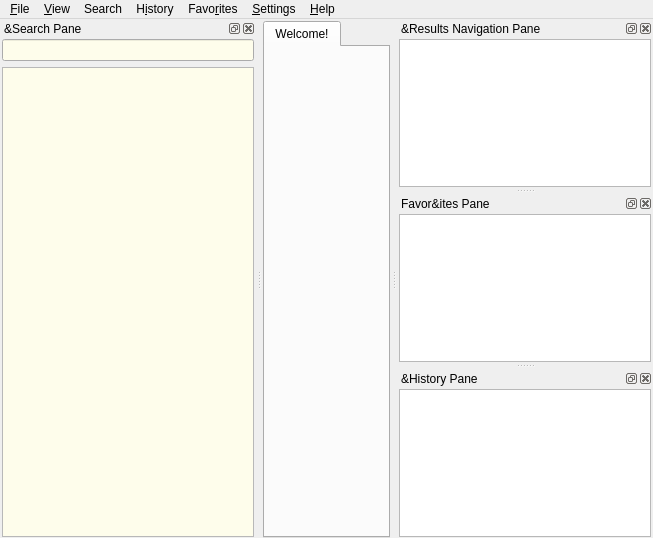
<?xml version="1.0" encoding="UTF-8"?>
<ui version="4.0">
 <class>MainWindow</class>
 <widget class="QMainWindow" name="MainWindow">
  <property name="geometry">
   <rect>
    <x>0</x>
    <y>0</y>
    <width>653</width>
    <height>538</height>
   </rect>
  </property>
  <property name="windowTitle">
   <string notr="true">Nomad Dictionary</string>
  </property>
  <widget class="QWidget" name="centralWidget">
   <layout class="QHBoxLayout" name="horizontalLayout_2">
    <property name="leftMargin">
     <number>1</number>
    </property>
    <property name="topMargin">
     <number>2</number>
    </property>
    <property name="rightMargin">
     <number>1</number>
    </property>
    <property name="bottomMargin">
     <number>0</number>
    </property>
    <item>
     <widget class="MainTabWidget" name="tabWidget">
      <property name="currentIndex">
       <number>0</number>
      </property>
      <property name="iconSize">
       <size>
        <width>16</width>
        <height>16</height>
       </size>
      </property>
      <property name="elideMode">
       <enum>Qt::ElideRight</enum>
      </property>
      <widget class="QWidget" name="tab">
       <attribute name="title">
        <string>Welcome!</string>
       </attribute>
       <layout class="QHBoxLayout" name="horizontalLayout_4">
        <property name="leftMargin">
         <number>0</number>
        </property>
        <property name="topMargin">
         <number>0</number>
        </property>
        <property name="rightMargin">
         <number>0</number>
        </property>
        <property name="bottomMargin">
         <number>0</number>
        </property>
       </layout>
      </widget>
     </widget>
    </item>
   </layout>
  </widget>
  <widget class="QMenuBar" name="menubar">
   <property name="geometry">
    <rect>
     <x>0</x>
     <y>0</y>
     <width>653</width>
     <height>18</height>
    </rect>
   </property>
   <widget class="QMenu" name="menuFile">
    <property name="title">
     <string>&amp;File</string>
    </property>
    <addaction name="newTab"/>
    <addaction name="separator"/>
    <addaction name="pageSetup"/>
    <addaction name="printPreview"/>
    <addaction name="print"/>
    <addaction name="separator"/>
    <addaction name="saveArticle"/>
    <addaction name="separator"/>
    <addaction name="rescanFiles"/>
    <addaction name="separator"/>
    <addaction name="actionCloseToTray"/>
    <addaction name="quit"/>
   </widget>
   <widget class="QMenu" name="menu_Edit">
    <property name="title">
     <string>&amp;Settings</string>
    </property>
    <addaction name="dictionaries"/>
    <addaction name="preferences"/>
   </widget>
   <widget class="QMenu" name="menu_Help">
    <property name="title">
     <string>&amp;Help</string>
    </property>
    <addaction name="visitHomepage"/>
    <addaction name="separator"/>
    <addaction name="about"/>
   </widget>
   <widget class="QMenu" name="menuView">
    <property name="title">
     <string>&amp;View</string>
    </property>
    <widget class="QMenu" name="menuZoom">
     <property name="title">
      <string>&amp;Zoom</string>
     </property>
    </widget>
    <addaction name="menuZoom"/>
   </widget>
   <widget class="QMenu" name="menuHistory">
    <property name="title">
     <string>H&amp;istory</string>
    </property>
    <addaction name="showHideHistory"/>
    <addaction name="exportHistory"/>
    <addaction name="importHistory"/>
    <addaction name="separator"/>
    <addaction name="clearHistory"/>
   </widget>
   <widget class="QMenu" name="menuSearch">
    <property name="title">
     <string>Search</string>
    </property>
    <addaction name="searchInPageAction"/>
    <addaction name="fullTextSearchAction"/>
   </widget>
   <widget class="QMenu" name="menuFavorites">
    <property name="title">
     <string>Favo&amp;rites</string>
    </property>
    <addaction name="showHideFavorites"/>
    <addaction name="exportFavorites"/>
    <addaction name="ExportFavoritesToList"/>
    <addaction name="importFavorites"/>
    <addaction name="separator"/>
    <addaction name="actionAddToFavorites"/>
   </widget>
   <addaction name="menuFile"/>
   <addaction name="menuView"/>
   <addaction name="menuSearch"/>
   <addaction name="menuHistory"/>
   <addaction name="menuFavorites"/>
    <addaction name="menu_Edit"/>
   <addaction name="menu_Help"/>
  </widget>
  <widget class="QDockWidget" name="searchPane">
   <property name="windowTitle">
    <string>&amp;Search Pane</string>
   </property>
   <attribute name="dockWidgetArea">
    <number>1</number>
   </attribute>
   <widget class="SearchPaneWidget" name="searchPaneWidget">
    <property name="sizePolicy">
     <sizepolicy hsizetype="Preferred" vsizetype="Preferred">
      <horstretch>0</horstretch>
      <verstretch>0</verstretch>
     </sizepolicy>
    </property>
    <layout class="QVBoxLayout" name="verticalLayout">
     <property name="leftMargin">
      <number>2</number>
     </property>
     <property name="topMargin">
      <number>1</number>
     </property>
     <property name="rightMargin">
      <number>2</number>
     </property>
     <property name="bottomMargin">
      <number>1</number>
     </property>
     <item>
      <widget class="QLineEdit" name="translateLine">
       <property name="minimumSize">
        <size>
         <width>200</width>
         <height>0</height>
        </size>
       </property>
       <property name="baseSize">
        <size>
         <width>0</width>
         <height>0</height>
        </size>
       </property>
       <property name="palette">
        <palette>
         <active>
          <colorrole role="Base">
           <brush brushstyle="SolidPattern">
            <color alpha="255">
             <red>254</red>
             <green>253</green>
             <blue>235</blue>
            </color>
           </brush>
          </colorrole>
         </active>
         <inactive>
          <colorrole role="Base">
           <brush brushstyle="SolidPattern">
            <color alpha="255">
             <red>254</red>
             <green>253</green>
             <blue>235</blue>
            </color>
           </brush>
          </colorrole>
         </inactive>
         <disabled>
          <colorrole role="Base">
           <brush brushstyle="SolidPattern">
            <color alpha="255">
             <red>255</red>
             <green>255</green>
             <blue>255</blue>
            </color>
           </brush>
          </colorrole>
         </disabled>
        </palette>
       </property>
       <property name="frame">
        <bool>true</bool>
       </property>
      </widget>
     </item>
     <item>
      <widget class="WordList" name="wordList">
       <property name="palette">
        <palette>
         <active>
          <colorrole role="Base">
           <brush brushstyle="SolidPattern">
            <color alpha="255">
             <red>254</red>
             <green>253</green>
             <blue>235</blue>
            </color>
           </brush>
          </colorrole>
         </active>
         <inactive>
          <colorrole role="Base">
           <brush brushstyle="SolidPattern">
            <color alpha="255">
             <red>254</red>
             <green>253</green>
             <blue>235</blue>
            </color>
           </brush>
          </colorrole>
         </inactive>
         <disabled>
          <colorrole role="Base">
           <brush brushstyle="SolidPattern">
            <color alpha="255">
             <red>255</red>
             <green>255</green>
             <blue>255</blue>
            </color>
           </brush>
          </colorrole>
         </disabled>
        </palette>
       </property>
      </widget>
     </item>
    </layout>
   </widget>
  </widget>
  <widget class="QDockWidget" name="dictsPane">
   <property name="windowTitle">
    <string>&amp;Results Navigation Pane</string>
   </property>
   <attribute name="dockWidgetArea">
    <number>2</number>
   </attribute>
   <widget class="DictsPaneWidget" name="dictsPaneWidget">
    <layout class="QVBoxLayout" name="verticalLayout_2">
     <property name="leftMargin">
      <number>2</number>
     </property>
     <property name="topMargin">
      <number>1</number>
     </property>
     <property name="rightMargin">
      <number>2</number>
     </property>
     <property name="bottomMargin">
      <number>1</number>
     </property>
     <item>
      <widget class="QListWidget" name="dictsList"/>
     </item>
    </layout>
   </widget>
  </widget>
  <widget class="QDockWidget" name="favoritesPane">
   <property name="windowTitle">
    <string>Favor&amp;ites Pane</string>
   </property>
   <attribute name="dockWidgetArea">
    <number>2</number>
   </attribute>
   <widget class="FavoritesPaneWidget" name="favoritesPaneWidget">
    <layout class="QVBoxLayout" name="verticalLayout_3">
     <property name="leftMargin">
      <number>2</number>
     </property>
     <property name="topMargin">
      <number>1</number>
     </property>
     <property name="rightMargin">
      <number>2</number>
     </property>
     <property name="bottomMargin">
      <number>1</number>
     </property>
     <item>
      <widget class="QTreeView" name="favoritesTree"/>
     </item>
    </layout>
   </widget>
  </widget>
  <widget class="QDockWidget" name="historyPane">
   <property name="windowTitle">
    <string>&amp;History Pane</string>
   </property>
   <attribute name="dockWidgetArea">
    <number>2</number>
   </attribute>
   <widget class="HistoryPaneWidget" name="historyPaneWidget">
    <layout class="QVBoxLayout" name="verticalLayout_4">
     <property name="spacing">
      <number>2</number>
     </property>
     <property name="leftMargin">
      <number>2</number>
     </property>
     <property name="topMargin">
      <number>1</number>
     </property>
     <property name="rightMargin">
      <number>2</number>
     </property>
     <property name="bottomMargin">
      <number>1</number>
     </property>
     <item>
      <widget class="QListView" name="historyList"/>
     </item>
    </layout>
   </widget>
  </widget>
  <action name="dictionaries">
   <property name="icon">
    <iconset resource="resources.qrc">
     <normaloff>:/icons/book.png</normaloff>:/icons/book.png</iconset>
   </property>
   <property name="text">
    <string>&amp;Dictionaries...</string>
   </property>
   <property name="shortcut">
    <string>F3</string>
   </property>
   <property name="menuRole">
    <enum>QAction::NoRole</enum>
   </property>
  </action>
  <action name="preferences">
   <property name="icon">
    <iconset resource="resources.qrc">
     <normaloff>:/icons/configure.png</normaloff>:/icons/configure.png</iconset>
   </property>
   <property name="text">
    <string>&amp;Preferences...</string>
   </property>
   <property name="shortcut">
    <string>F4</string>
   </property>
   <property name="menuRole">
    <enum>QAction::PreferencesRole</enum>
   </property>
  </action>
  <action name="visitHomepage">
   <property name="text">
    <string>&amp;Homepage</string>
   </property>
   <property name="menuRole">
    <enum>QAction::NoRole</enum>
   </property>
  </action>
  <action name="about">
   <property name="text">
    <string>&amp;About</string>
   </property>
   <property name="toolTip">
    <string>About Nomad Dictionary</string>
   </property>
   <property name="menuRole">
    <enum>QAction::AboutRole</enum>
   </property>
  </action>
  <action name="quit">
   <property name="text">
    <string>&amp;Quit</string>
   </property>
   <property name="toolTip">
    <string>Quit from application</string>
   </property>
   <property name="shortcut">
    <string>Ctrl+Q</string>
   </property>
   <property name="menuRole">
    <enum>QAction::QuitRole</enum>
   </property>
  </action>
  <action name="visitForum">
   <property name="text">
    <string>&amp;Forum</string>
   </property>
   <property name="menuRole">
    <enum>QAction::NoRole</enum>
   </property>
   <property name="visible">
    <bool>false</bool>
   </property>
  </action>
  <action name="actionCloseToTray">
   <property name="text">
    <string>&amp;Close To Tray</string>
   </property>
   <property name="toolTip">
    <string>Minimizes the window to tray</string>
   </property>
   <property name="shortcut">
    <string>Ctrl+F4</string>
   </property>
   <property name="menuRole">
    <enum>QAction::NoRole</enum>
   </property>
  </action>
  <action name="saveArticle">
   <property name="icon">
    <iconset resource="resources.qrc">
     <normaloff>:/icons/filesave.png</normaloff>:/icons/filesave.png</iconset>
   </property>
   <property name="text">
    <string>&amp;Save Article</string>
   </property>
   <property name="toolTip">
    <string>Save Article</string>
   </property>
   <property name="shortcut">
    <string>F2</string>
   </property>
   <property name="menuRole">
    <enum>QAction::NoRole</enum>
   </property>
  </action>
  <action name="print">
   <property name="icon">
    <iconset resource="resources.qrc">
     <normaloff>:/icons/print.png</normaloff>:/icons/print.png</iconset>
   </property>
   <property name="text">
    <string>&amp;Print</string>
   </property>
   <property name="shortcut">
    <string>Ctrl+P</string>
   </property>
   <property name="menuRole">
    <enum>QAction::NoRole</enum>
   </property>
  </action>
  <action name="pageSetup">
   <property name="text">
    <string>Page Set&amp;up</string>
   </property>
   <property name="menuRole">
    <enum>QAction::NoRole</enum>
   </property>
  </action>
  <action name="printPreview">
   <property name="text">
    <string>Print Pre&amp;view</string>
   </property>
   <property name="menuRole">
    <enum>QAction::NoRole</enum>
   </property>
  </action>
  <action name="rescanFiles">
   <property name="text">
    <string>&amp;Rescan Files</string>
   </property>
   <property name="shortcut">
    <string>Ctrl+F5</string>
   </property>
   <property name="menuRole">
    <enum>QAction::NoRole</enum>
   </property>
   <property name="visible">
    <bool>false</bool>
   </property>
  </action>
  <action name="clearHistory">
   <property name="text">
    <string>&amp;Clear</string>
   </property>
   <property name="menuRole">
    <enum>QAction::NoRole</enum>
   </property>
   <property name="visible">
    <bool>false</bool>
   </property>
  </action>
  <action name="newTab">
   <property name="icon">
    <iconset resource="resources.qrc">
     <normaloff>:/icons/addtab.png</normaloff>:/icons/addtab.png</iconset>
   </property>
   <property name="text">
    <string>&amp;New Tab</string>
   </property>
   <property name="shortcut">
    <string>Ctrl+T</string>
   </property>
   <property name="shortcutContext">
    <enum>Qt::WidgetShortcut</enum>
   </property>
   <property name="menuRole">
    <enum>QAction::NoRole</enum>
   </property>
  </action>
  <action name="openConfigFolder">
   <property name="text">
    <string>&amp;Configuration Folder</string>
   </property>
   <property name="menuRole">
    <enum>QAction::NoRole</enum>
   </property>
  </action>
  <action name="showHideHistory">
  <property name="icon">
    <iconset resource="resources.qrc">
     <normaloff>:/icons/history.png</normaloff>:/icons/history.png</iconset>
   </property>
   <property name="text">
    <string>&amp;Show</string>
   </property>
   <property name="shortcut">
    <string>Ctrl+H</string>
   </property>
   <property name="menuRole">
    <enum>QAction::NoRole</enum>
   </property>
  </action>
  <action name="exportHistory">
   <property name="text">
    <string>&amp;Export</string>
   </property>
   <property name="menuRole">
    <enum>QAction::NoRole</enum>
   </property>
  </action>
  <action name="importHistory">
   <property name="text">
    <string>&amp;Import</string>
   </property>
   <property name="menuRole">
    <enum>QAction::NoRole</enum>
   </property>
   <property name="visible">
    <bool>false</bool>
   </property>
  </action>
  <action name="alwaysOnTop">
   <property name="checkable">
    <bool>true</bool>
   </property>
   <property name="text">
    <string>&amp;Always on Top</string>
   </property>
   <property name="toolTip">
    <string>Always on Top</string>
   </property>
   <property name="shortcut">
    <string>Ctrl+O</string>
   </property>
  </action>
  <action name="menuOptions">
   <property name="icon">
    <iconset resource="resources.qrc">
     <normaloff>:/icons/menu_button.png</normaloff>:/icons/menu_button.png</iconset>
   </property>
   <property name="text">
    <string>Menu Button</string>
   </property>
   <property name="toolTip">
    <string>Menu Button</string>
   </property>
  </action>
  <action name="searchInPageAction">
    <property name="icon">
    <iconset resource="resources.qrc">
     <normaloff>:/icons/find.png</normaloff>:/icons/find.png</iconset>
   </property>
   <property name="text">
    <string>Search in page</string>
   </property>
   <property name="shortcut">
    <string>Ctrl+F</string>
   </property>
   <property name="menuRole">
    <enum>QAction::TextHeuristicRole</enum>
   </property>
  </action>
  <action name="fullTextSearchAction">
   <property name="text">
    <string>Full-text search</string>
   </property>
   <property name="shortcut">
    <string>Ctrl+Shift+F</string>
   </property>
   <property name="shortcutContext">
    <enum>Qt::WidgetWithChildrenShortcut</enum>
   </property>
   <property name="menuRole">
    <enum>QAction::TextHeuristicRole</enum>
   </property>
  </action>
  <action name="showReference">
   <property name="text">
    <string>Nomad Dictionary reference</string>
   </property>
   <property name="shortcut">
    <string>F1</string>
   </property>
   <property name="visible">
    <bool>false</bool>
   </property>
  </action>
  <action name="showHideFavorites">
  <property name="icon">
    <iconset resource="resources.qrc">
     <normaloff>:/icons/star.png</normaloff>:/icons/star.png</iconset>
   </property>
   <property name="text">
    <string>Show</string>
   </property>
   <property name="shortcut">
    <string notr="true">Ctrl+I</string>
   </property>
  </action>
  <action name="exportFavorites">
   <property name="text">
    <string>Export</string>
   </property>
   <property name="visible">
    <bool>false</bool>
   </property>
  </action>
  <action name="importFavorites">
   <property name="text">
    <string>Import</string>
   </property>
   <property name="visible">
    <bool>false</bool>
   </property>
  </action>
  <action name="actionAddToFavorites">
   <property name="text">
    <string>Add</string>
   </property>
   <property name="statusTip">
    <string>Add current tab to Favorites</string>
   </property>
   <property name="shortcut">
    <string>Ctrl+E</string>
   </property>
  </action>
  <action name="ExportFavoritesToList">
   <property name="text">
    <string>Export</string>
   </property>
  </action>
 </widget>
 <customwidgets>
  <customwidget>
   <class>SearchPaneWidget</class>
   <extends>QWidget</extends>
   <header>searchpanewidget.hh</header>
   <container>1</container>
  </customwidget>
  <customwidget>
   <class>DictsPaneWidget</class>
   <extends>QWidget</extends>
   <header>dictspanewidget.hh</header>
   <container>1</container>
  </customwidget>
  <customwidget>
   <class>MainTabWidget</class>
   <extends>QTabWidget</extends>
   <header>maintabwidget.hh</header>
   <container>1</container>
  </customwidget>
  <customwidget>
   <class>HistoryPaneWidget</class>
   <extends>QWidget</extends>
   <header>historypanewidget.hh</header>
   <container>1</container>
  </customwidget>
  <customwidget>
   <class>WordList</class>
   <extends>QListWidget</extends>
   <header>wordlist.hh</header>
  </customwidget>
  <customwidget>
   <class>FavoritesPaneWidget</class>
   <extends>QWidget</extends>
   <header>favoritespanewidget.hh</header>
   <container>1</container>
  </customwidget>
 </customwidgets>
 <tabstops>
  <tabstop>translateLine</tabstop>
  <tabstop>tabWidget</tabstop>
  <tabstop>dictsList</tabstop>
 </tabstops>
 <resources>
  <include location="resources.qrc"/>
 </resources>
 <connections/>
</ui>
